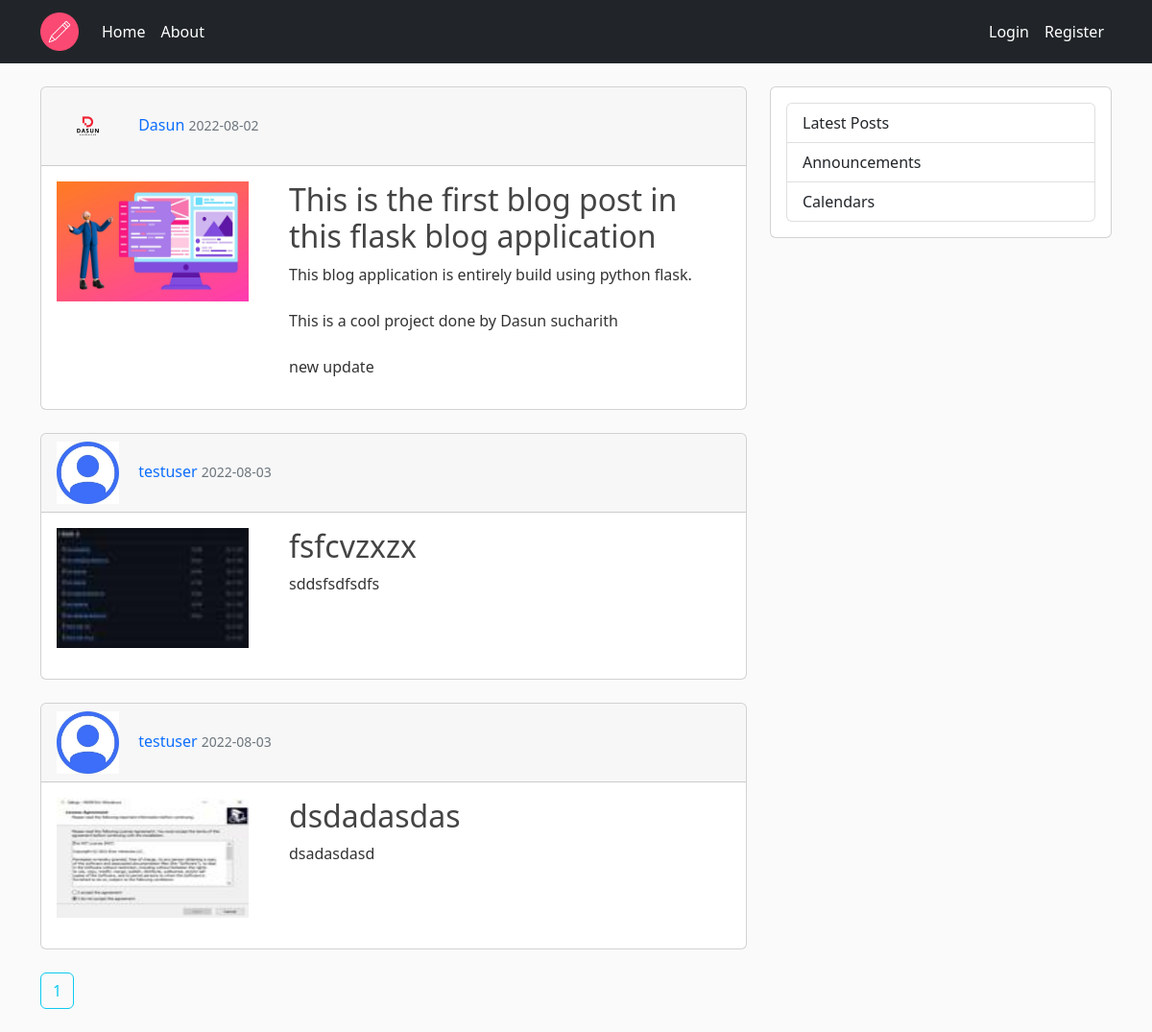
Page /home on the earlier database version.
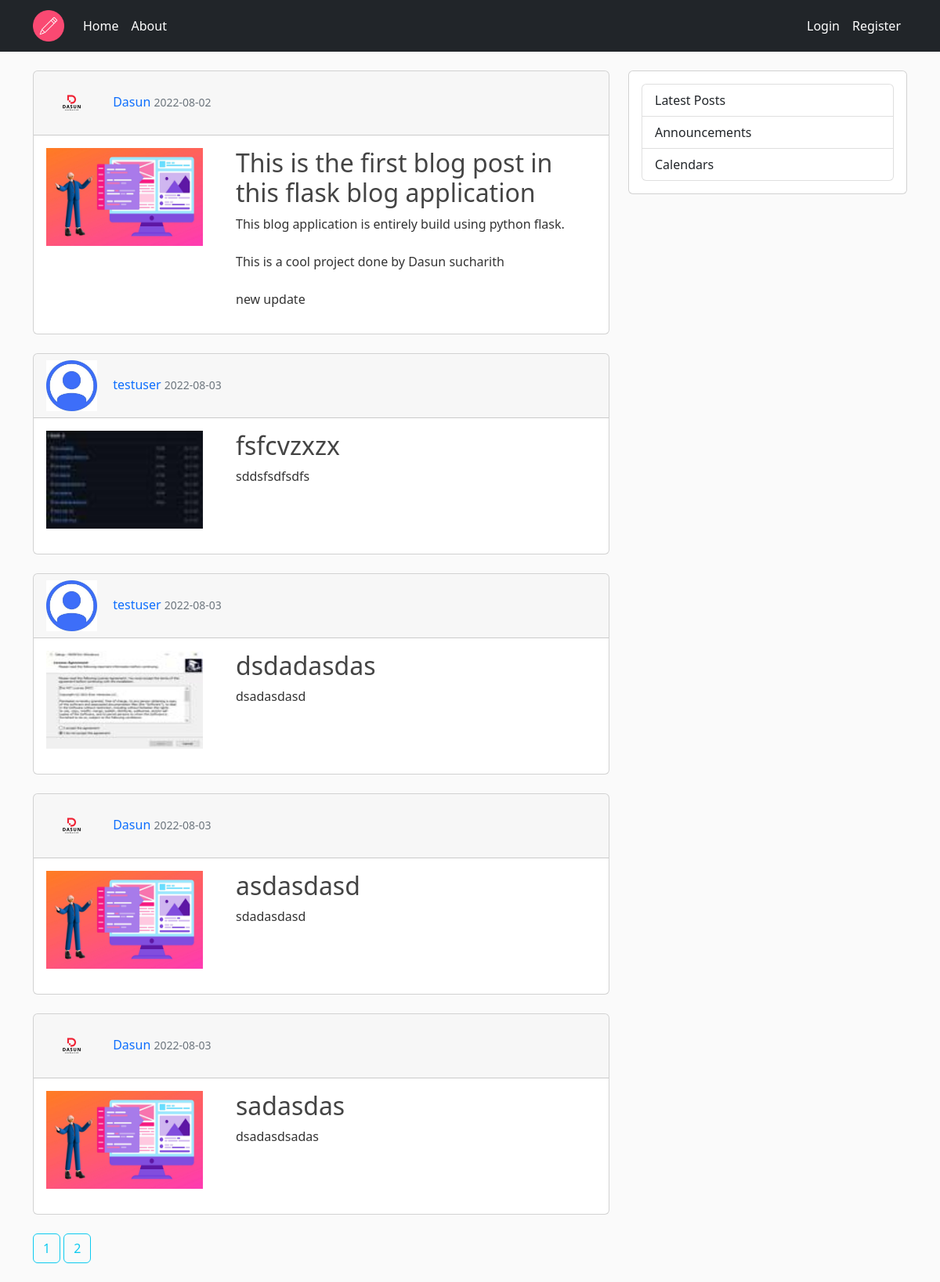
Same page on the later database version.
### flaskblog/models.py (models this page shows, shortened)
class Post(db.Model):
    id = db.Column(db.Integer, primary_key=True)
    title = db.Column(db.String(100), nullable=False)
    date_posted = db.Column(db.DateTime, nullable=False, default=datetime.utcnow)
    content = db.Column(db.Text, nullable=False)
    thumbnail = db.Column(db.String(20), nullable=False, default='default_thumb.jpg')
    user_id = db.Column(db.Integer, db.ForeignKey('user.id'), nullable=False)

class User(db.Model, UserMixin):
    id = db.Column(db.Integer, primary_key=True)
    username = db.Column(db.String(20),unique=True, nullable=False)
    email = db.Column(db.String(120), unique=True, nullable=False)
    image_file = db.Column(db.String(20), nullable=False, default='default.jpg')
    password = db.Column(db.String(60), nullable=False)
    posts = db.relationship('Post', backref='author', lazy=True)

### flaskblog/routes.py (the view)
@app.route("/")
@app.route("/home")
def home():
    page = request.args.get('page', 1, type=int)
    posts = Post.query.paginate(page=page, per_page=5)
    return render_template('home.html', posts=posts)

### flaskblog/templates/home.html
{% extends "layout.html" %}
{% block content %}
    {% for post in posts.items %}
        <div class="card">
            <div class="card-header">
                <img src="{{ url_for('static', filename='images/' + post.author.image_file) }}" alt="" class="rouded-circle article-img">
                <a class="mr-2" href="#">{{ post.author.username }}</a>
                <small class="text-muted">{{ post.date_posted.strftime("%Y-%m-%d") }}</small>
            </div>
            <div class=" card-body row">
                <div class="col-md-4">
                    <img class="thumb-img" src="{{ url_for('static', filename='thumbs/' + post.thumbnail) }}" alt="thumbnail">
                </div>
                <div class="col-md-8">
                    <h2><a class="article-title" href="{{url_for('post', post_id=post.id)}}">{{ post.title }}</a></h2>
                    <p class="article-content">{{ post.content }}</p>
                </div>
            </div>
        </div>
        <br />
    {% endfor %}
    {% for page_num in posts.iter_pages() %}
        {% if page_num %}
            <a class="btn btn-outline-info mb-4" href="{{ url_for('home', page=page_num) }}">{{ page_num }}</a>
        {% else %}
            ...
        {% endif %}
    {% endfor %}
{% endblock content %}

### flaskblog/templates/layout.html (shortened to what this page needs)
<!DOCTYPE html>
<html lang="en">
<head>
    <link href="https://cdn.jsdelivr.net/npm/bootstrap@5.2.0/dist/css/bootstrap.min.css" rel="stylesheet"
>
    <link rel="stylesheet" type="text/css" href="{{ url_for('static', filename='main.css') }}">
</head>
<body>
    <nav class="navbar navbar-expand-lg navbar-dark bg-dark">
        <div class="container">
            <a class="navbar-brand" href="{{ url_for('home') }}"><img class="brand-image" src="{{ url_for('static', filename='/images/flask_blog.png') }}" alt="flask-blog-image"></a>
            <div class="collapse navbar-collapse" id="navbarNav">
                <ul class="navbar-nav me-auto mb-2 mb-lg-0">
                    <li class="nav-item">
                        <a class="nav-link active" href="{{ url_for('home') }}">Home</a>
                    </li>
                    <li class="nav-item">
                        <a class="nav-link active" href="{{ url_for('about') }}">About</a>
                    </li>
                </ul>
                <ul class="navbar-nav">
                    {% if current_user.is_authenticated %}
                        <li class="nav-item">
                            <a class="nav-link active" href="{{ url_for('new_post') }}">New Post</a>
                        </li>
                        <li class="nav-item">
                            <a class="nav-link active" href="{{ url_for('account') }}">Account</a>
                        </li>
                        <li class="nav-item">
                            <a class="nav-link active" href="{{ url_for('logout') }}">Logout</a>
                        </li>
                    {% else %}
                        <li class="nav-item">
                            <a class="nav-link active" href="{{ url_for('login') }}">Login</a>
                        </li>
                        <li class="nav-item">
                            <a class="nav-link active" href="{{ url_for('register') }}">Register</a>
                        </li>
                    {% endif %}
                </ul>
            </div>
        </div>
    </nav>
    <br/>
    <div role="main" class="container">
        <div class="row">
            <div class="col-md-8">
                {% block content %} {% endblock %}
            </div>
            <div class="col-md-4">
                <div class="card">
                    <div class="card-body">
                        <ul class="list-group">
                            <li class="list-group-item">Latest Posts</li>
                            <li class="list-group-item">Announcements</li>
                            <li class="list-group-item">Calendars</li>
                        </ul>
                    </div>
                </div>
            </div>
        </div>
    </div>
</body>
</html>

### flaskblog/static/main.css (style rules this page uses)
body { background: #fafafa; color: #333333; margin-top: 0; }
a { text-decoration: none !important; }
.brand-image { width: 40px; height: 40px; }
.article-title { color: #444444; }
.article-content { white-space: pre-line; }
.article-img { height: 65px; width: 65px; margin-right: 16px; }
.thumb-img { height: 125px; width: 200px; margin-right: 20px; margin-bottom: 16px; }

Differences in the rows shown:
added Post: image_file (picture), author.username "Dasun", date_posted "2022-08-03", thumbnail (placeholder picture), title "asdasdasd", content "sdadasdasd"
added Post: image_file (picture), author.username "Dasun", date_posted "2022-08-03", thumbnail (placeholder picture), title "sadasdas", content "dsadasdsadas"
Other differences:
new list line: "2"
